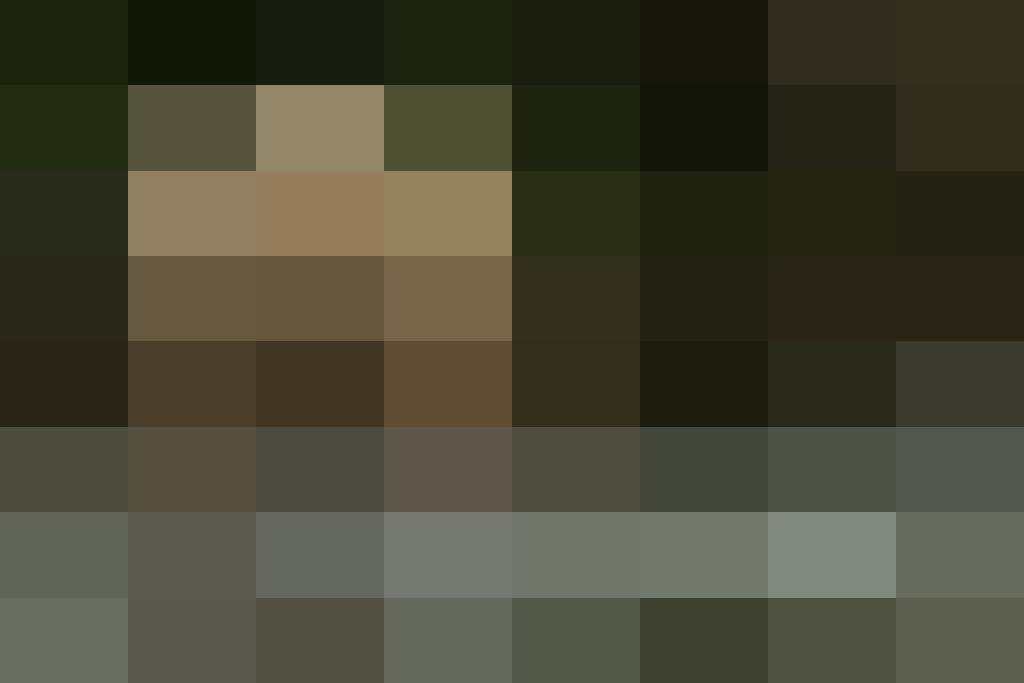
#> input picture T2I-Adapter-SD/examples/grizzly+bear_10001_8x8.jpg, 1024 x 683 px; its folder holds only this picture in this run
$ python -i get_pixel_img_digui.py   (imports and definitions only)
#> lines starting #> are read from the running program, lines starting #| are printed output that depends on the picture
import os
from PIL import Image

def pixelate_image(input_path, output_path, pixel_size=8):
#> called with input_path = 'grizzly+bear_10001_8x8.jpg', output_path = 'out.png', pixel_size = 8
    img = Image.open(input_path).convert("RGB")
#> img is the input picture: PIL image 1024x683 RGB; mean R, G, B 70.7, 69.2, 52.4
    width, height = img.size
#> width = 1024; height = 683
    small_img = img.resize((pixel_size, pixel_size), resample=Image.BILINEAR)
    result = small_img.resize((width, height), Image.NEAREST)
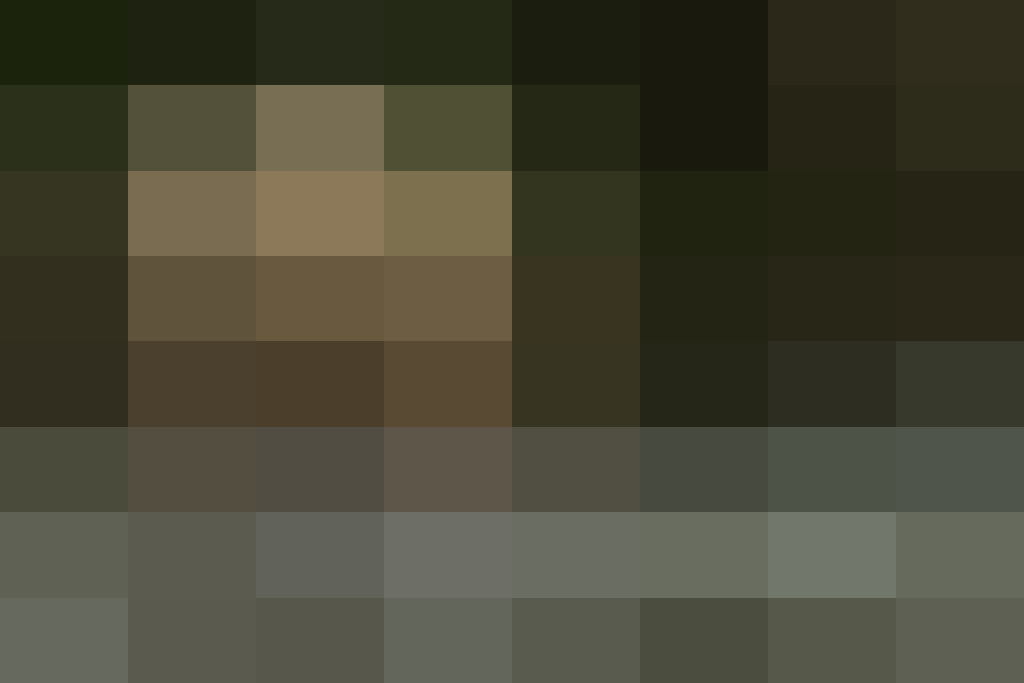
#> result: PIL image 1024x683 RGB; mean R, G, B 70.9, 69.4, 52.6
    result.save(output_path)

def process_awa_images(root_dir, pixel_size=8):
    image_exts = ('.jpg', '.jpeg', '.png')

    for class_folder in os.listdir(root_dir):
        class_path = os.path.join(root_dir, class_folder)
        if not os.path.isdir(class_path):
            continue

        for filename in os.listdir(class_path):
            if not filename.lower().endswith(image_exts):
                continue

            input_path = os.path.join(class_path, filename)
            name, ext = os.path.splitext(filename)
            output_filename = f"{name}_msk{ext}"
            output_path = os.path.join(class_path, output_filename)

            try:
                pixelate_image(input_path, output_path, pixel_size=pixel_size)
                print(f"Processed: {output_path}")
            except Exception as e:
                print(f"Failed to process {input_path}: {e}")

# 设置你的图像根目录
root_image_dir = "/hdd/zh/Hash/DeepHash-pytorch-master/data/CUB/CUB-last50_is_txt2img/images"
# [1 line not run here, left out]

>>> result = pixelate_image('grizzly+bear_10001_8x8.jpg', 'out.png')

$ run again, on T2I-Adapter-SD/examples/color_0000.png
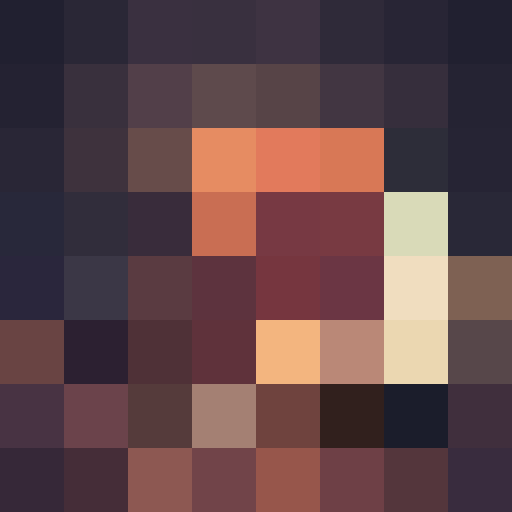
#> input picture T2I-Adapter-SD/examples/color_0000.png, 512 x 512 px
#> in pixelate_image, img is the input picture: PIL image 512x512 RGB; mean R, G, B 95.3, 68.6, 71.9
#> in pixelate_image, `result = small_img.resize((width, height), Image.NEAREST)`:
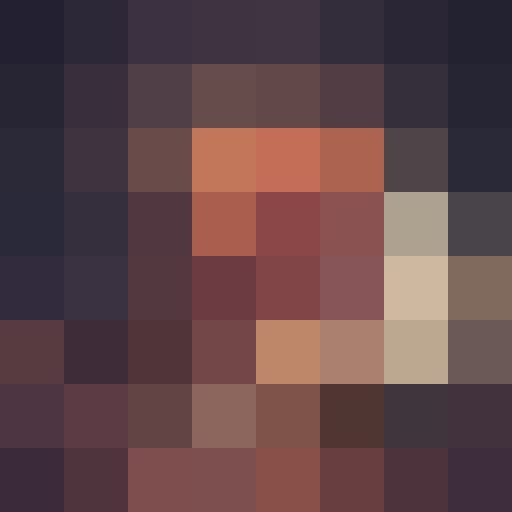
#> result: PIL image 512x512 RGB; mean R, G, B 95.5, 68.8, 72.1
